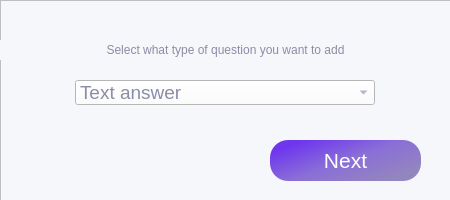
<?xml version="1.0" encoding="UTF-8"?>
<ui version="4.0">
 <class>Form</class>
 <widget class="QWidget" name="Form">
  <property name="geometry">
   <rect>
    <x>0</x>
    <y>0</y>
    <width>450</width>
    <height>200</height>
   </rect>
  </property>
  <property name="windowTitle">
   <string>Form</string>
  </property>
  <widget class="QFrame" name="frame">
   <property name="geometry">
    <rect>
     <x>0</x>
     <y>0</y>
     <width>451</width>
     <height>201</height>
    </rect>
   </property>
   <property name="styleSheet">
    <string notr="true">background-color: rgb(246, 247, 250);
color: rgb(110, 55, 238);
font: 16pt &quot;.AppleSystemUIFont&quot;;
color: rgb(139, 140, 166);</string>
   </property>
   <property name="frameShape">
    <enum>QFrame::StyledPanel</enum>
   </property>
   <property name="frameShadow">
    <enum>QFrame::Raised</enum>
   </property>
   <widget class="QLabel" name="label_2">
    <property name="geometry">
     <rect>
      <x>0</x>
      <y>40</y>
      <width>451</width>
      <height>20</height>
     </rect>
    </property>
    <property name="text">
     <string>Select what type of question you want to add</string>
    </property>
    <property name="alignment">
     <set>Qt::AlignCenter</set>
    </property>
   </widget>
   <widget class="QPushButton" name="pushButton">
    <property name="geometry">
     <rect>
      <x>270</x>
      <y>140</y>
      <width>151</width>
      <height>41</height>
     </rect>
    </property>
    <property name="font">
     <font>
      <family>.AppleSystemUIFont</family>
      <pointsize>16</pointsize>
      <weight>50</weight>
      <italic>false</italic>
      <bold>false</bold>
     </font>
    </property>
    <property name="styleSheet">
     <string notr="true">background-color: qlineargradient(spread:pad, x1:0.07, y1:0.227364, x2:0.895, y2:0.847, stop:0 rgba(110, 55, 238, 255), stop:0.487562 rgba(138, 110, 215, 255), stop:1 rgba(147, 134, 190, 255));
border-radius: 18px;
color: rgb(255, 255, 255);</string>
    </property>
    <property name="text">
     <string>Next</string>
    </property>
   </widget>
   <widget class="QComboBox" name="comboBox">
    <property name="geometry">
     <rect>
      <x>75</x>
      <y>80</y>
      <width>300</width>
      <height>25</height>
     </rect>
    </property>
    <property name="font">
     <font>
      <family>.AppleSystemUIFont</family>
      <pointsize>14</pointsize>
      <weight>50</weight>
      <italic>false</italic>
      <bold>false</bold>
     </font>
    </property>
    <property name="styleSheet">
     <string notr="true">font: 14pt &quot;.AppleSystemUIFont&quot;;
background-color: rgb(255, 255, 255);</string>
    </property>
    <item>
     <property name="text">
      <string>Text answer</string>
     </property>
    </item>
    <item>
     <property name="text">
      <string>True/False</string>
     </property>
    </item>
    <item>
     <property name="text">
      <string>With answer options</string>
     </property>
    </item>
    <item>
     <property name="text">
      <string>Flags</string>
     </property>
    </item>
    <item>
     <property name="text">
      <string>Linear scale</string>
     </property>
    </item>
    <item>
     <property name="text">
      <string>Table with answer options</string>
     </property>
    </item>
    <item>
     <property name="text">
      <string>Grid of flags</string>
     </property>
    </item>
   </widget>
  </widget>
 </widget>
 <resources/>
 <connections/>
</ui>
